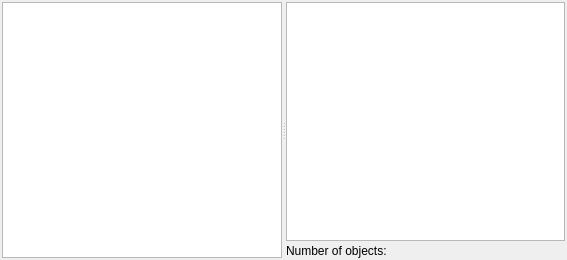
<?xml version="1.0" encoding="UTF-8"?>
<ui version="4.0">
 <class>ObjectInspectorWorkPanel</class>
 <widget class="QWidget" name="ObjectInspectorWorkPanel">
  <property name="geometry">
   <rect>
    <x>0</x>
    <y>0</y>
    <width>567</width>
    <height>260</height>
   </rect>
  </property>
  <property name="windowTitle">
   <string>Object inspector</string>
  </property>
  <property name="windowIcon">
   <iconset>
    <normaloff>:/images/StandardWorkPanels/object_insp.png</normaloff>:/images/StandardWorkPanels/object_insp.png</iconset>
  </property>
  <layout class="QHBoxLayout" name="horizontalLayout">
   <property name="spacing">
    <number>2</number>
   </property>
   <property name="margin">
    <number>2</number>
   </property>
   <item>
    <widget class="QSplitter" name="splitter">
     <property name="orientation">
      <enum>Qt::Horizontal</enum>
     </property>
     <widget class="QTreeView" name="treeView">
      <property name="focusPolicy">
       <enum>Qt::NoFocus</enum>
      </property>
      <property name="editTriggers">
       <set>QAbstractItemView::NoEditTriggers</set>
      </property>
     </widget>
     <widget class="QWidget" name="layoutWidget">
      <layout class="QVBoxLayout" name="verticalLayout">
       <property name="spacing">
        <number>3</number>
       </property>
       <item>
        <widget class="QTreeView" name="listView">
         <property name="focusPolicy">
          <enum>Qt::NoFocus</enum>
         </property>
         <property name="editTriggers">
          <set>QAbstractItemView::NoEditTriggers</set>
         </property>
         <property name="rootIsDecorated">
          <bool>false</bool>
         </property>
         <property name="sortingEnabled">
          <bool>false</bool>
         </property>
         <attribute name="headerShowSortIndicator" stdset="0">
          <bool>false</bool>
         </attribute>
        </widget>
       </item>
       <item>
        <widget class="QLabel" name="labelNumOfObjects">
         <property name="text">
          <string>Number of objects:</string>
         </property>
        </widget>
       </item>
      </layout>
     </widget>
    </widget>
   </item>
  </layout>
 </widget>
 <resources/>
 <connections/>
</ui>
